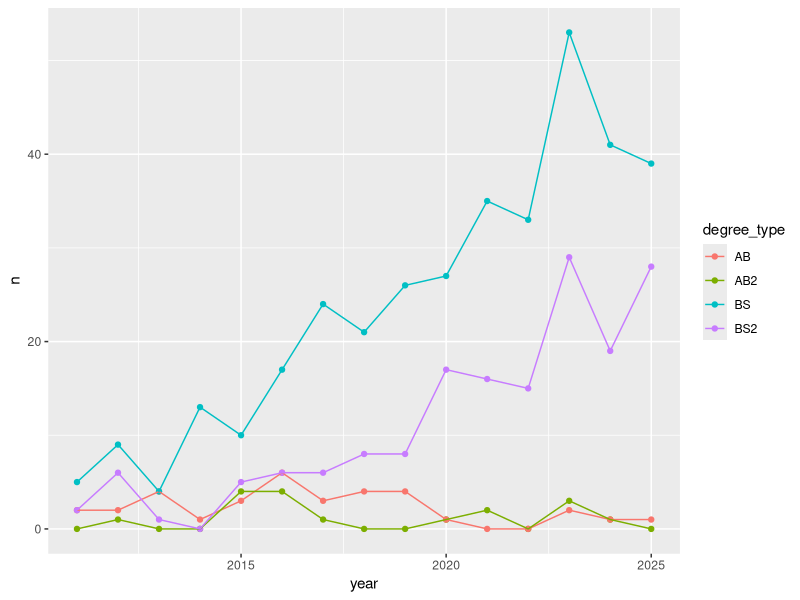
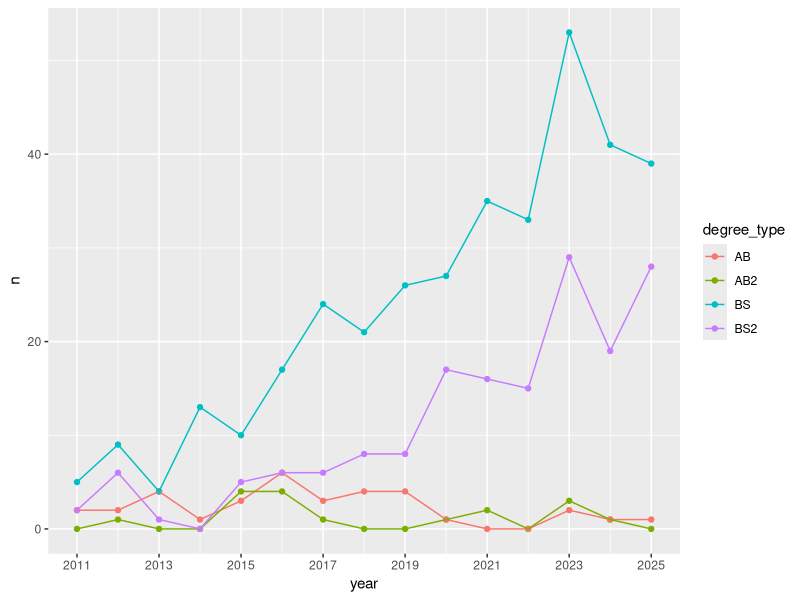
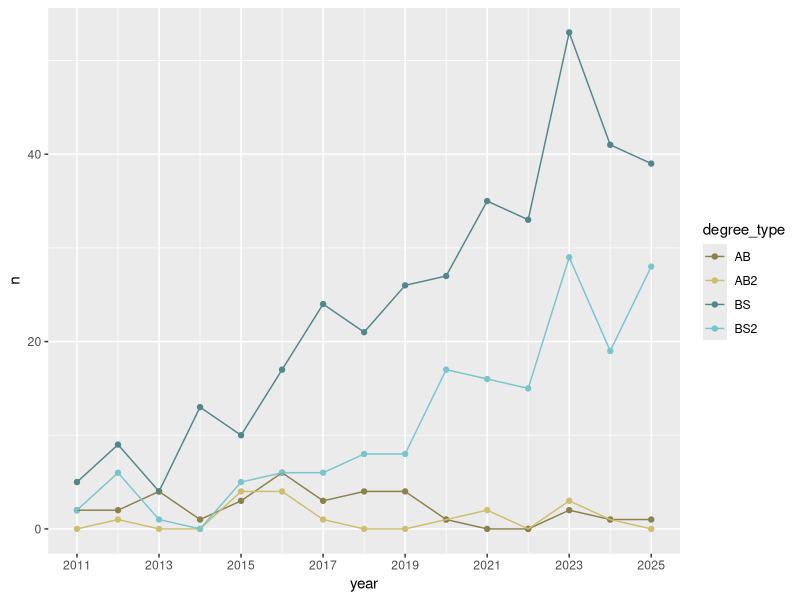
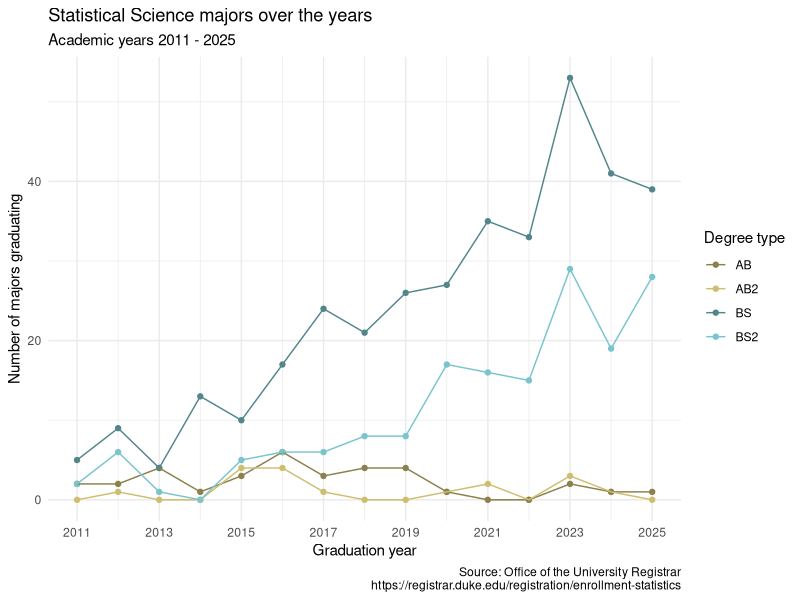
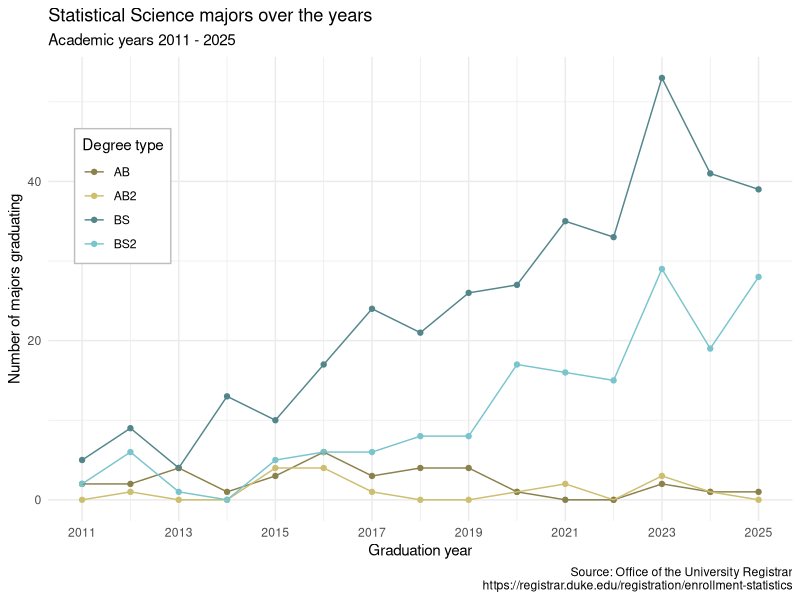
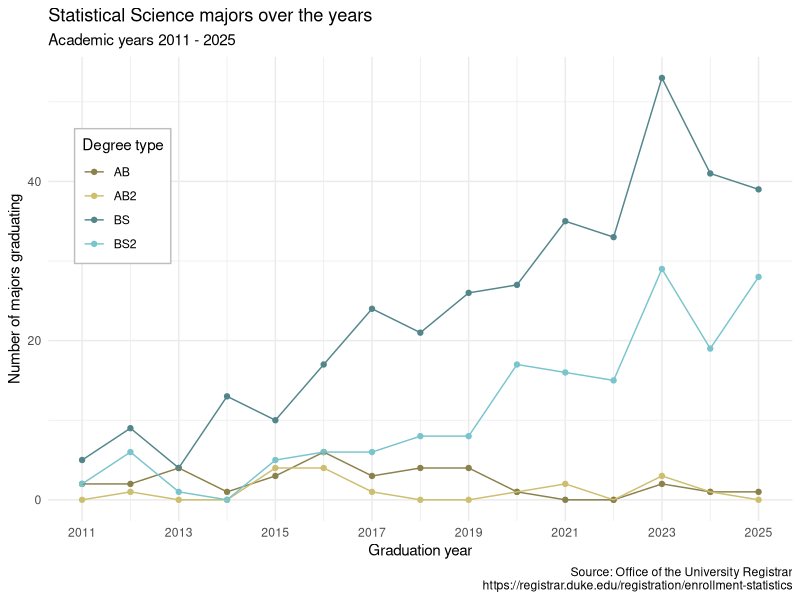

Reproduce these figures in R, in order.
## ---- chunk 1
#| label: load-packages-data
#| message: false

library(tidyverse)

statsci <- read_csv("data/statsci_clean.csv")
## ---- chunk 2
statsci
## ---- chunk 3
#| label: pivot

statsci |>
  pivot_longer(
    cols = -degree_type,
    names_to = "year",
    values_to = "n",
    names_transform = as.numeric
  )
## ---- chunk 4
#| label: pivot-with-transform-name

statsci_longer <- statsci |>
  pivot_longer(
    cols = -degree_type,
    names_to = "year",
    names_transform = as.numeric,
    values_to = "n"
  )
## ---- chunk 5
#| label: plot-draft

statsci_longer |>
  ggplot(aes(x = year, y = n, color = degree_type)) +
  geom_point() +
  geom_line()
## ---- chunk 6
#| label: plot-improve-1
statsci_longer |>
  ggplot(aes(x = year, y = n, color = degree_type)) +
  geom_point() +
  geom_line() +
  scale_x_continuous(breaks = seq(2011, 2025, 2))
## ---- chunk 7
#| label: plot-improve-2

statsci_longer |>
  ggplot(aes(x = year, y = n, color = degree_type)) +
  geom_point() +
  geom_line() +
  scale_x_continuous(breaks = seq(2011, 2025, 2)) +
  scale_color_manual(
    values = c("BS" = "cadetblue4", 
               "BS2" = "cadetblue3", 
               "AB" = "lightgoldenrod4", 
               "AB2" = "lightgoldenrod3"))

## ---- chunk 8
#| label: plot-improve-3

statsci_longer |>
  ggplot(aes(x = year, y = n, color = degree_type)) +
  geom_point() +
  geom_line() +
  scale_x_continuous(breaks = seq(2011, 2025, 2)) +
  scale_color_manual(
    values = c("BS" = "cadetblue4", 
               "BS2" = "cadetblue3", 
               "AB" = "lightgoldenrod4", 
               "AB2" = "lightgoldenrod3"))+
  labs(
    x = "Graduation year",
    y = "Number of majors graduating",
    color = "Degree type",
    title = "Statistical Science majors over the years",
    subtitle = "Academic years 2011 - 2025",
    caption = "Source: Office of the University Registrar\nhttps://registrar.duke.edu/registration/enrollment-statistics"
  ) +
  theme_minimal()
## ---- chunk 9
#| label: plot-improve-4
statsci_longer |>
  ggplot(aes(x = year, y = n, color = degree_type)) +
  geom_point() +
  geom_line() +
  scale_x_continuous(breaks = seq(2011, 2025, 2)) +
  scale_color_manual(
    values = c("BS" = "cadetblue4", 
               "BS2" = "cadetblue3", 
               "AB" = "lightgoldenrod4", 
               "AB2" = "lightgoldenrod3"))+
  labs(
    x = "Graduation year",
    y = "Number of majors graduating",
    color = "Degree type",
    title = "Statistical Science majors over the years",
    subtitle = "Academic years 2011 - 2025",
    caption = "Source: Office of the University Registrar\nhttps://registrar.duke.edu/registration/enrollment-statistics"
  ) +
  theme_minimal() +
  theme(
    legend.position = "inside",
    legend.position.inside = c(0.1, 0.7),
    legend.background = element_rect(fill = "white", color = "grey")
  )
## ---- chunk 10
#| label: plot-improve-5
#| fig-width: 10
#| fig-height: 5

statsci_longer |>
  ggplot(aes(x = year, y = n, color = degree_type)) +
  geom_point() +
  geom_line() +
  scale_x_continuous(breaks = seq(2011, 2025, 2)) +
  scale_color_manual(
    values = c("BS" = "cadetblue4", 
               "BS2" = "cadetblue3", 
               "AB" = "lightgoldenrod4", 
               "AB2" = "lightgoldenrod3"))+
  labs(
    x = "Graduation year",
    y = "Number of majors graduating",
    color = "Degree type",
    title = "Statistical Science majors over the years",
    subtitle = "Academic years 2011 - 2025",
    caption = "Source: Office of the University Registrar\nhttps://registrar.duke.edu/registration/enrollment-statistics"
  ) +
  theme_minimal() +
  theme(
    legend.position = "inside",
    legend.position.inside = c(0.1, 0.7),
    legend.background = element_rect(fill = "white", color = "grey")
  )
## ---- chunk 11
#| label: wider

# add your code here
